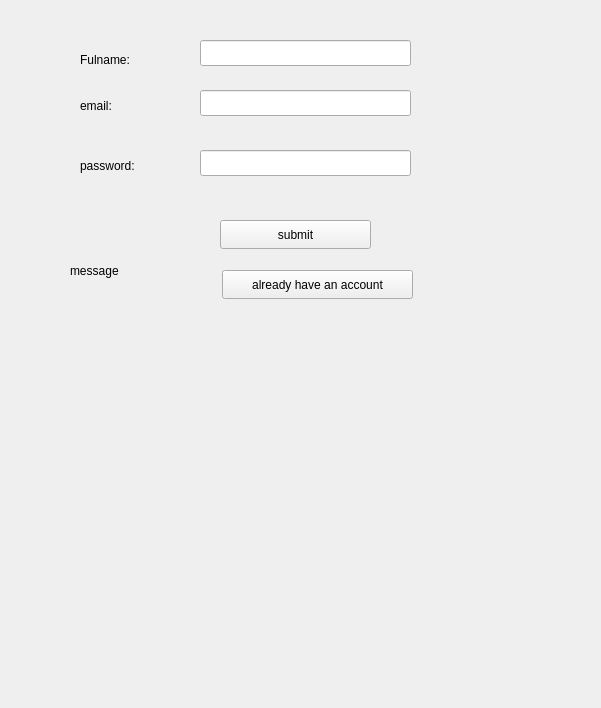
<?xml version="1.0" encoding="UTF-8"?>
<ui version="4.0">
 <class>signUp</class>
 <widget class="QWidget" name="signUp">
  <property name="geometry">
   <rect>
    <x>0</x>
    <y>0</y>
    <width>601</width>
    <height>708</height>
   </rect>
  </property>
  <property name="windowTitle">
   <string>Form</string>
  </property>
  <widget class="QLabel" name="label">
   <property name="geometry">
    <rect>
     <x>80</x>
     <y>90</y>
     <width>71</width>
     <height>31</height>
    </rect>
   </property>
   <property name="text">
    <string>email:</string>
   </property>
  </widget>
  <widget class="QLineEdit" name="lineEditEmail">
   <property name="geometry">
    <rect>
     <x>200</x>
     <y>90</y>
     <width>211</width>
     <height>26</height>
    </rect>
   </property>
  </widget>
  <widget class="QLabel" name="label_2">
   <property name="geometry">
    <rect>
     <x>80</x>
     <y>50</y>
     <width>111</width>
     <height>20</height>
    </rect>
   </property>
   <property name="text">
    <string>Fulname:</string>
   </property>
  </widget>
  <widget class="QLineEdit" name="lineEditFullName">
   <property name="geometry">
    <rect>
     <x>200</x>
     <y>40</y>
     <width>211</width>
     <height>26</height>
    </rect>
   </property>
  </widget>
  <widget class="QLabel" name="label_3">
   <property name="geometry">
    <rect>
     <x>80</x>
     <y>150</y>
     <width>101</width>
     <height>31</height>
    </rect>
   </property>
   <property name="text">
    <string>password:</string>
   </property>
  </widget>
  <widget class="QLineEdit" name="lineEditPassword">
   <property name="geometry">
    <rect>
     <x>200</x>
     <y>150</y>
     <width>211</width>
     <height>26</height>
    </rect>
   </property>
  </widget>
  <widget class="QPushButton" name="pushButtonRegister">
   <property name="geometry">
    <rect>
     <x>220</x>
     <y>220</y>
     <width>151</width>
     <height>29</height>
    </rect>
   </property>
   <property name="text">
    <string>submit</string>
   </property>
  </widget>
  <widget class="QPushButton" name="pushButtonGoLogin">
   <property name="geometry">
    <rect>
     <x>222</x>
     <y>270</y>
     <width>191</width>
     <height>29</height>
    </rect>
   </property>
   <property name="text">
    <string>already have an account</string>
   </property>
  </widget>
  <widget class="QLabel" name="labelMessage">
   <property name="geometry">
    <rect>
     <x>70</x>
     <y>240</y>
     <width>131</width>
     <height>61</height>
    </rect>
   </property>
   <property name="text">
    <string>message</string>
   </property>
  </widget>
 </widget>
 <resources/>
 <connections/>
</ui>
